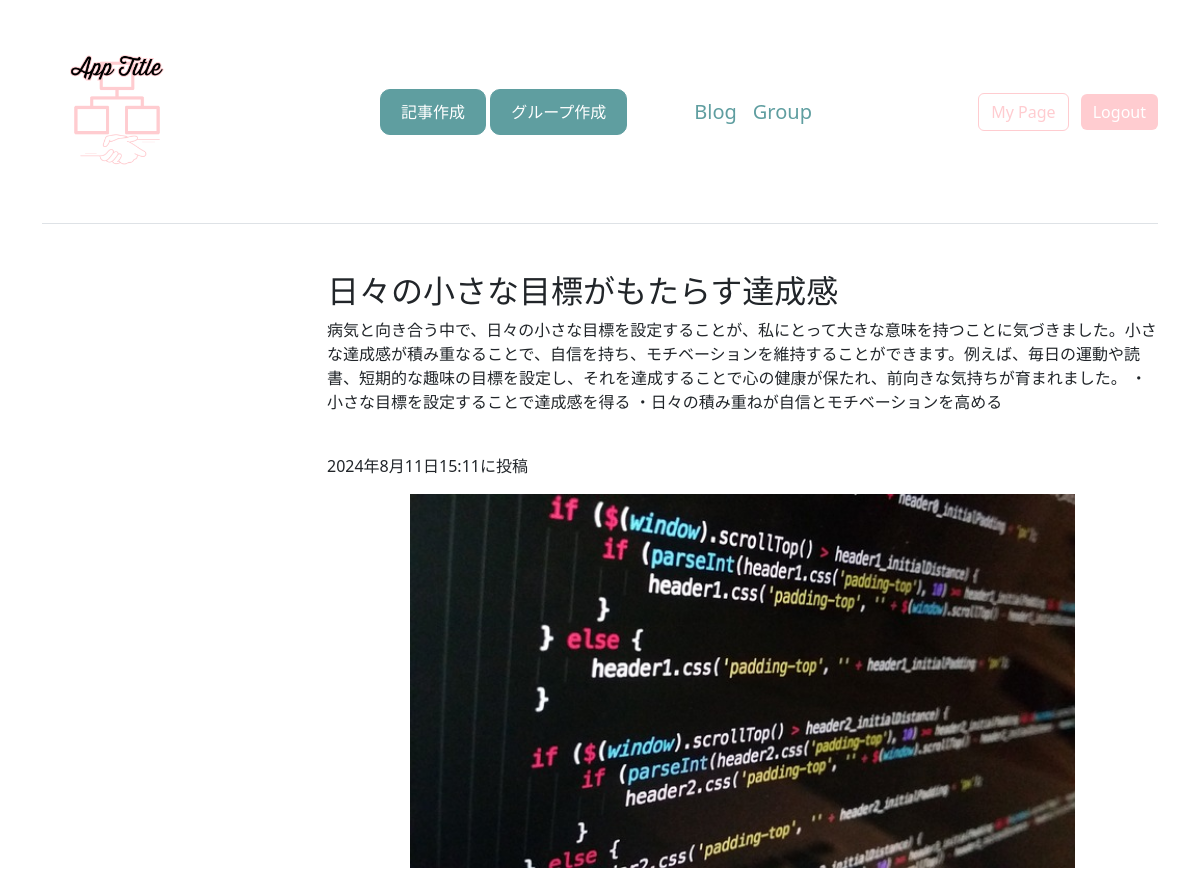
Page /post-detail/17 (signed in) on the committed database.
### blogapp/models.py (models this page shows, shortened)
class Post(models.Model):
    title = models.CharField(verbose_name='タイトル',max_length=50)
    text = models.TextField(
        verbose_name='本文',
    )
    image1 = models.ImageField(
        verbose_name='イメージ1',
        upload_to='photos',
        blank=True,
        null=True
    )
    user = models.ForeignKey(
        CustomUser,
        verbose_name='ユーザー',
        on_delete=models.CASCADE
    )
    posted_at = models.DateTimeField(
        verbose_name='投稿日時',
        auto_now_add=True
    )

### blogapp/views.py (the view)
# urls.py: path('post-detail/<int:pk>',views.DetailView.as_view(), name='post_detail'),
class DetailView(DetailView):
    template_name='detail.html'
    model = Post

### blogapp/templates/detail.html (shortened to what this page needs)
{% extends 'base.html' %}
{% block contents %}
<br>
<div class="container">
    <div class="row">
        <div class="col offset-3">
            <h2>{{object.title}}</h2>
            <p>{{object.text}}</p>
            <br>
            <p>{{object.posted_at}}に投稿</p>
            {% if object.image1 %}
            <p><img src="{{object.image1.url}}" class="post-image"></img></p>
            {% endif %}
        </div>
    </div>
</div>
{% endblock %}

### static/css/style.css (style rules this page uses)
.post-image { display: block; width: 80%; margin: 10px auto; }

### static/css/sign-in.css (style rules this page uses)
html, body { height: 100%; }

### rows in the picture
Post: title "日々の小さな目標がもたらす達成感", text "病気と向き合う中で、日々の小さな目標を設定することが、私にとって大きな意味を持つことに気づきました。小さな達成感が積み重なることで、自信を持ち、モチベーションを維持することができます。例えば、毎日の運動や読書、短期的な趣味の目標を設定し、それを達成することで心の健康が保たれ、前向きな気持ちが育まれました。 ・小さな目標を設定することで達成感を得る ・日々の積み重ねが自信とモチベーションを高める", posted_at "2024年8月11日15:11", image1 (picture)
